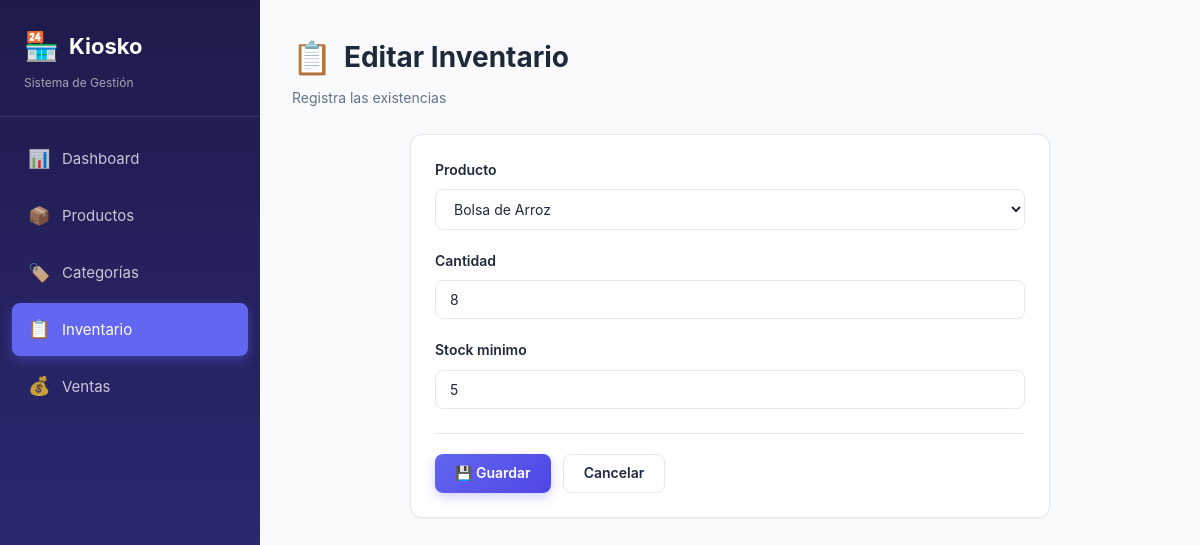
Page /inventario/1/editar/ on the committed database.
### tienda/models.py (models this page shows, shortened)
class Inventario(models.Model):
    producto = models.ForeignKey(Producto, on_delete=models.CASCADE,
                                 related_name='inventarios')
    cantidad = models.PositiveIntegerField(default=0)
    stock_minimo = models.PositiveIntegerField(default=5)
    actualizado = models.DateTimeField(auto_now=True)
    class Meta:
        verbose_name = 'Inventario'
        verbose_name_plural = 'Inventario'
        ordering = ['producto__nombre']

### tienda/views.py (the view)
# urls.py: path('inventario/<int:pk>/editar/', views.inventario_editar, name='inventario_editar'),
def inventario_editar(request, pk):
    inventario = get_object_or_404(Inventario, pk=pk)
    if request.method == 'POST':
        form = InventarioForm(request.POST, instance=inventario)
        if form.is_valid():
            form.save()
            messages.success(request, 'Inventario actualizado.')
            return redirect('inventario_lista')
    else:
        form = InventarioForm(instance=inventario)
    return render(request, 'inventario/form.html', {
        'form': form, 'accion': 'Editar', 'seccion': 'inventario'
    })

### tienda/forms.py
class InventarioForm(forms.ModelForm):
    class Meta:
        model = Inventario
        fields = ['producto', 'cantidad', 'stock_minimo']
        widgets = {
            'producto': forms.Select(attrs={'class': 'form-input'}),
            'cantidad': forms.NumberInput(attrs={'class': 'form-input'}),
            'stock_minimo': forms.NumberInput(attrs={'class': 'form-input'}),
        }

### tienda/models.py (called while the page is built)
    def __str__(self):
        return self.nombre

### templates/inventario/form.html (shortened to what this page needs)
{% extends 'base.html' %}
{% block content %}
<div class="page-header">
    <div>
        <h1 class="page-title"><span class="title-icon">📋</span> {{ accion }} Inventario</h1>
        <p class="page-subtitle">Registra las existencias</p>
    </div>
</div>
<div class="form-container">
    <div class="card">
        <div class="card-body">
            <form method="post">
                {% for field in form %}
                <div class="form-group">
                    <label for="{{ field.id_for_label }}">{{ field.label }}</label>
                    {{ field }}
                </div>
                {% endfor %}
                <div class="form-actions">
                    <button type="submit" class="btn btn-primary">💾 Guardar</button>
                    <a href="{% url 'inventario_lista' %}" class="btn btn-secondary">Cancelar</a>
                </div>
            </form>
        </div>
    </div>
</div>
{% endblock %}

### static/css/style.css (style rules this page uses)
* { margin: 0; padding: 0; box-sizing: border-box; }
:root { --primary: #6366f1; --primary-dark: #4f46e5; --primary-light: #818cf8; --secondary: #ec4899; --success: #10b981; --warning: #f59e0b; --danger: #ef4444; --bg: #f8fafc; --surface: #ffffff; --text: #1e293b; --text-muted: #64748b; --border: #e2e8f0; --shadow-sm: 0 1px 2px rgba(0,0,0,0.05); --shadow: 0 4px 6px -1px rgba(0,0,0,0.1), 0 2px 4px -1px rgba(0,0,0,0.06); --shadow-lg: 0 10px 25px -3px rgba(0,0,0,0.1); --radius: 12px; --radius-sm: 8px; --sidebar-width: 260px; }
body { font-family: -apple-system, BlinkMacSystemFont, 'Segoe UI', Roboto, 'Helvetica Neue', Arial, sans-serif; background: var(--bg); color: var(--text); line-height: 1.6; min-height: 100vh; }
.page-header { display: flex; justify-content: space-between; align-items: center; margin-bottom: 24px; flex-wrap: wrap; gap: 16px; }
.page-title { font-size: 28px; font-weight: 700; color: var(--text); display: flex; align-items: center; gap: 12px; }
.page-title .title-icon { font-size: 32px; }
.page-subtitle { color: var(--text-muted); font-size: 14px; margin-top: 4px; }
.btn { display: inline-flex; align-items: center; gap: 8px; padding: 10px 20px; border: none; border-radius: var(--radius-sm); font-size: 14px; font-weight: 600; cursor: pointer; text-decoration: none; transition: all 0.2s; line-height: 1.2; font-family: inherit; }
.btn-primary { background: linear-gradient(135deg, var(--primary) 0%, var(--primary-dark) 100%); color: white; box-shadow: 0 4px 12px rgba(99,102,241,0.3); }
.btn-secondary { background: white; color: var(--text); border: 1px solid var(--border); }
.card { background: var(--surface); border-radius: var(--radius); box-shadow: var(--shadow-sm); border: 1px solid var(--border); overflow: hidden; }
.card-body { padding: 24px; }
.form-input { padding: 10px 14px; border: 1px solid var(--border); border-radius: var(--radius-sm); font-size: 14px; font-family: inherit; background: white; transition: all 0.2s; min-width: 200px; color: var(--text); }
select.form-input { cursor: pointer; }
.form-container { max-width: 640px; margin: 0 auto; }
.form-group { margin-bottom: 20px; }
.form-group label { display: block; font-size: 14px; font-weight: 600; margin-bottom: 8px; color: var(--text); }
.form-group .form-input { width: 100%; min-width: 0; }
.form-actions { display: flex; gap: 12px; margin-top: 24px; padding-top: 20px; border-top: 1px solid var(--border); }

### rows in the picture
Inventario: form "Bolsa de Arroz" "8" "5"

### other values in the picture
{{ accion }} "Editar"
{{ field.label }} "Producto" "Cantidad" "Stock minimo"
